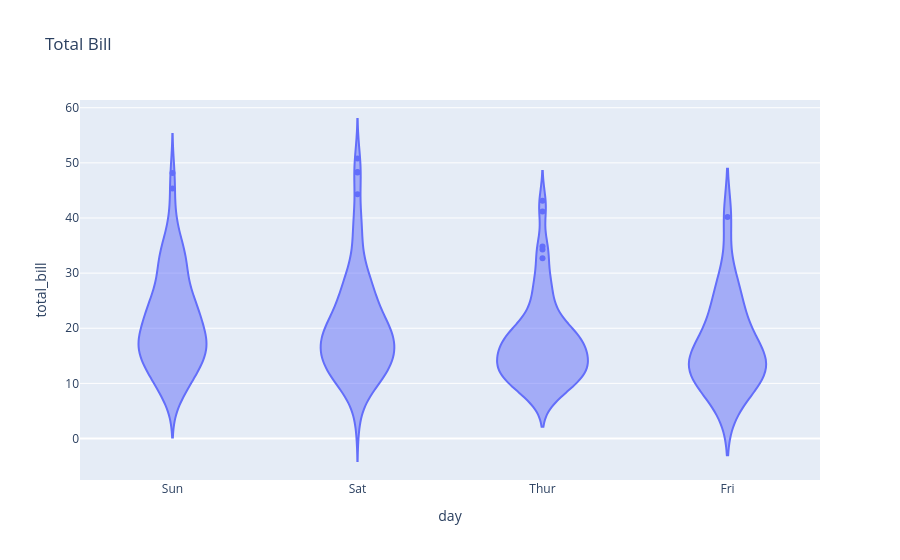

Source (notebook cell):
### Code cell
# • violin
df = px.data.tips()
px.violin(df , x = 'day', y='total_bill', title='Total Bill' )

### Figure 1 — Plotly figure (JSON) as saved in the notebook; plotly's stock layout.template omitted (floating-point values rounded to 4 significant figures; data arrays with more than 128 entries replaced by an {"elided": "..."} marker saying what was removed)
{"data": [{"alignmentgroup": "True", "box": {"visible": false}, "hovertemplate": "day=%{x}<br>total_bill=%{y}<extra></extra>", "legendgroup": "", "marker": {"color": "#636efa"}, "name": "", "offsetgroup": "", "orientation": "v", "scalegroup": "True", "showlegend": false, "type": "violin", "x": {"elided": "244 str values"}, "x0": " ", "xaxis": "x", "y": {"elided": "244 float values"}, "y0": " ", "yaxis": "y"}], "layout": {"legend": {"tracegroupgap": 0}, "title": {"text": "Total Bill"}, "violinmode": "group", "xaxis": {"anchor": "y", "domain": [0, 1], "title": {"text": "day"}}, "yaxis": {"anchor": "x", "domain": [0, 1], "title": {"text": "total_bill"}}}}
